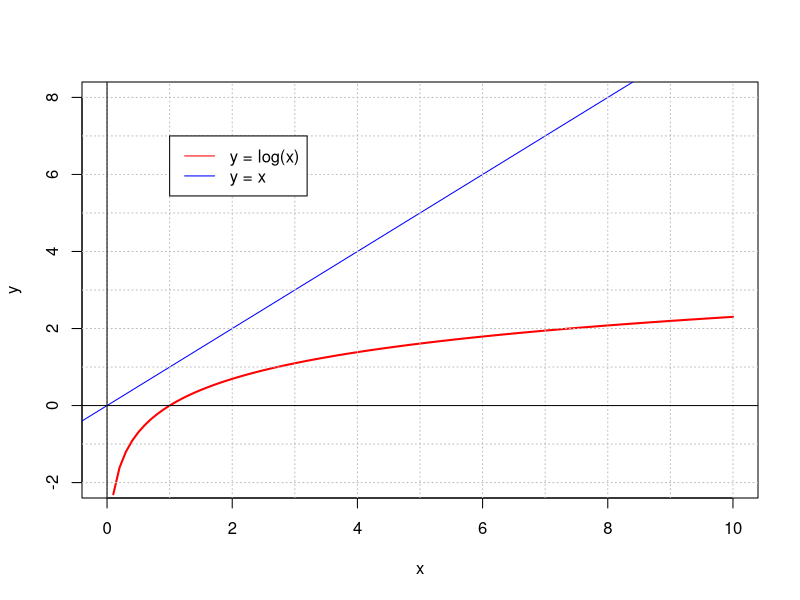

Source code (R):
## ---- chunk 1
knitr::opts_chunk$set(echo = TRUE, message = FALSE)
## ---- chunk 2
# 対数関数 y = log(x) のグラフ
curve(log(x), # 対数関数
      ylab = "y", # y軸のラベル
      xlim = c(0, 10), # x軸の範囲
      ylim = c(-2, 8), # y軸の範囲
      col = "red", # 赤色
      lwd = 2) # 太線

# 直線 y = x を追加
abline(0, 1, # 切片, 傾き
       col = "blue") # 青色

# グリッドを追加
abline(h = -2:8, # 横線
       v = 0:10, # 縦線
       col = "gray", # 灰色
       lty = "dotted") # 点線

# x軸, y軸を追加
abline(h = 0, # x軸
       v = 0) # y軸

# 凡例を追加
legend(1, 7, # 左上の x, y 座標
       legend = c("y = log(x)", "y = x"), # 凡例
       col = c("red", "blue"), # 赤色, 青色
       lty = "solid") # 実線
## ---- chunk 3
T <- 5 # 標本数
# 対数正規分布の模擬データを作成
(y <- rlnorm(T + 1, # 標本数
             5, 0.2)) # mu, sigma
(R <- diff(y) / head(y, -1)) # 変化率 = 差分 / 最後を削除
(r <- diff(log(y))) # 対数差分
mean(R) # 変化率の平均
prod(1 + R)^(1 / T) - 1 # 平均変化率
mean(r) # 対数差分の平均
